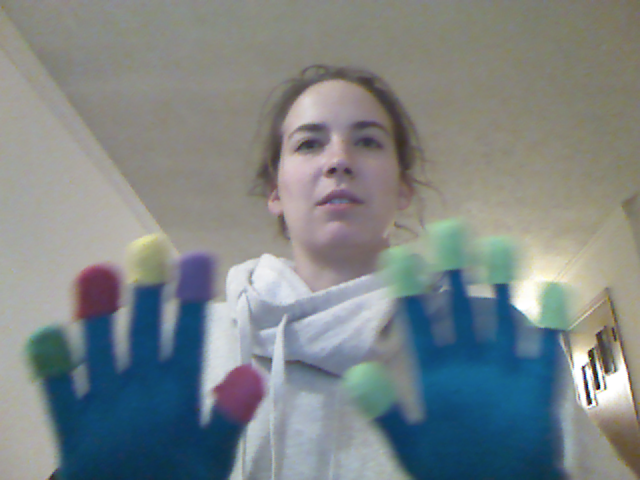
%> input picture MatlabColourTesting/Test1.ppm, 640 x 480 px
$ octave Classify_Y.m   (GNU Octave 9; MATLAB toolbox functions it lacks are replaced by stand-ins)
%> lines starting %> are read from the running program, lines starting %| are printed output that depends on the picture; in (x1, y1, x2, y2) boxes, pixels count from 0 and x2, y2 are one past the last pixel; in counts of white or black regions, pixels touching at a corner belong together; the program's own positions count from 1
clear all;
close all;

test = imread('Test1.ppm');
%> test is the input picture: size 480x640x3 uint8; mean R, G, B 125.1, 133, 134.3
figure, imshow(test)
x = 480;
y = 640;
test = rgb2ycbcr(test);
%> test: size 480x640x3 uint8; mean of channels 1, 2, 3 128.3, 129.7, 124.4
result = test;
numPixels = x * y;
ycbcr = zeros(numPixels, 3);

DG_Cb = 128.599; %Dark Green Means
DG_Cr = 112.663;
DG_Y = 82.581;

LG_Cb = 128.584; %Light Green Means
LG_Cr = 109.507;
LG_Y = 133.502;

R_Cb = 130.819; %Red Means
R_Cr = 145.577;
R_Y = 74.066;


for i = 1:x
    for j = 1:y
        Y = double(test(i, j, 1));
        Cb = double(test(i, j, 2));
        Cr = double(test(i, j, 3));

        Y_dist = abs(Y - R_Y);
        R_dist = sqrt(((Cb - R_Cb)^2) + ((Cr - R_Cr)^2));

        if R_dist < 10 && Y_dist < 25
            result(i, j, 1) = R_Y;
            result(i, j, 2) = R_Cb;
            result(i, j, 3) = R_Cr;
        else
            result(i, j, 1) = 16;
            result(i, j, 2) = 128;
            result(i, j, 3) = 128;
        end

    end
end
%> result: size 480x640x3 uint8; mean of channels 1, 2, 3 16.6, 128, 128.2
result = ycbcr2rgb(result);
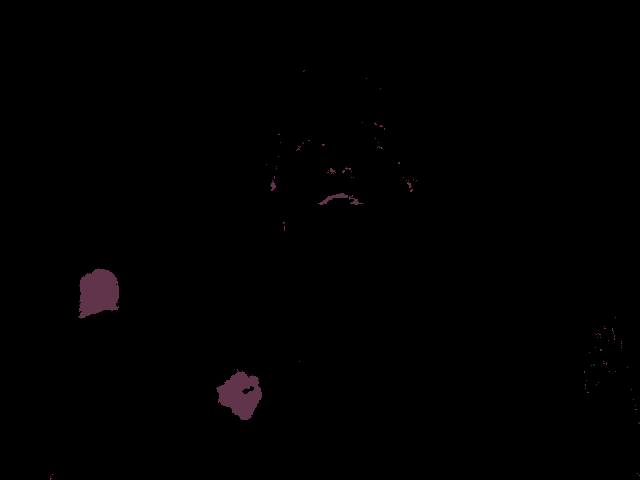
%> result: size 480x640x3 uint8; mean R, G, B 1, 0.6, 0.8
result = im2bw(rgb2gray(result), 0.2);
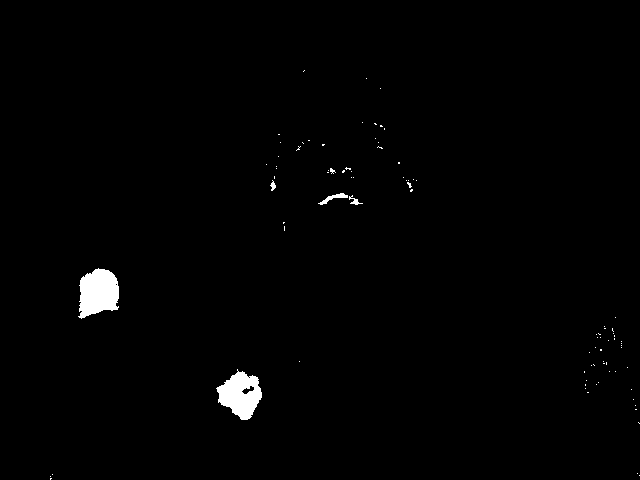
%> result: size 480x640 logical; 1.1% white; 89 white regions (84 under 20 px), largest, box (x1, y1, x2, y2) and area: (78, 268, 119, 319) 1543, (216, 369, 262, 420) 1408, (318, 193, 348, 205) 115, (349, 195, 363, 205) 50, (270, 180, 276, 191) 35
filled = imfill(result, 'holes');
holes = filled & ~result;
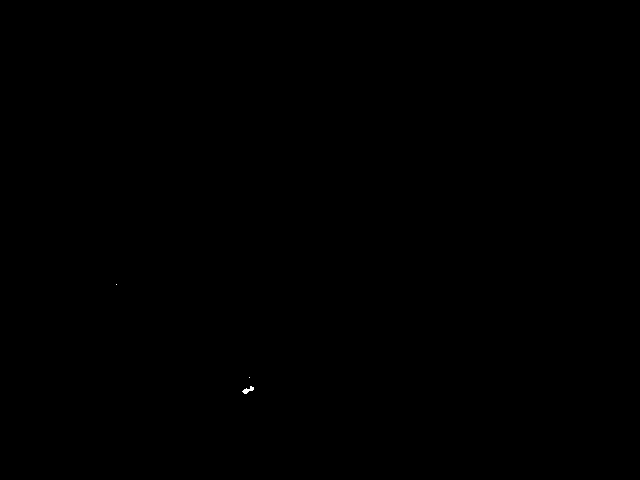
%> holes: size 480x640 logical; 0.02% white; 3 white regions (2 under 20 px), largest, box (x1, y1, x2, y2) and area: (242, 386, 254, 394) 46
holes = bwareaopen(holes, 10);
%> holes: size 480x640 logical; 0.01% white; 1 white region, box (x1, y1, x2, y2) and area: (242, 386, 254, 394) 46

filled2 = filled | holes;
figure, imshow(result)
%figure, imshow(filled)
